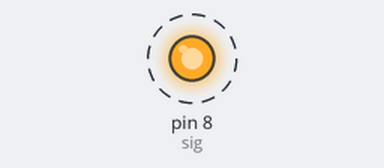
A sketch run on a simulated Arduino Uno, built with avr-gcc and run on an emulated ATmega328P. Parts: output pins drawn as LEDs (lit = HIGH). Dashed ring = blinking.

Above: at 0.2 s.
Timing chart, 0 to 3.0 s (numbered marks = the images above):
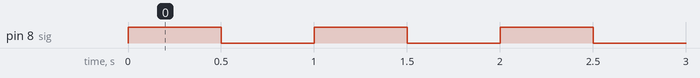

Measured:
- by itself, pin 8 (sig): alternates HIGH for 0.50 s and LOW for 0.50 s

The sketch:

Solenoid_Test.ino
```cpp
int sig = 8;
void setup() {
  // put your setup code here, to run once:
  pinMode(sig, OUTPUT);
}

void loop() {
  // put your main code here, to run repeatedly:
  digitalWrite(sig, HIGH);
  delay(500);
  digitalWrite(sig, LOW);
  delay(500);
}
```
